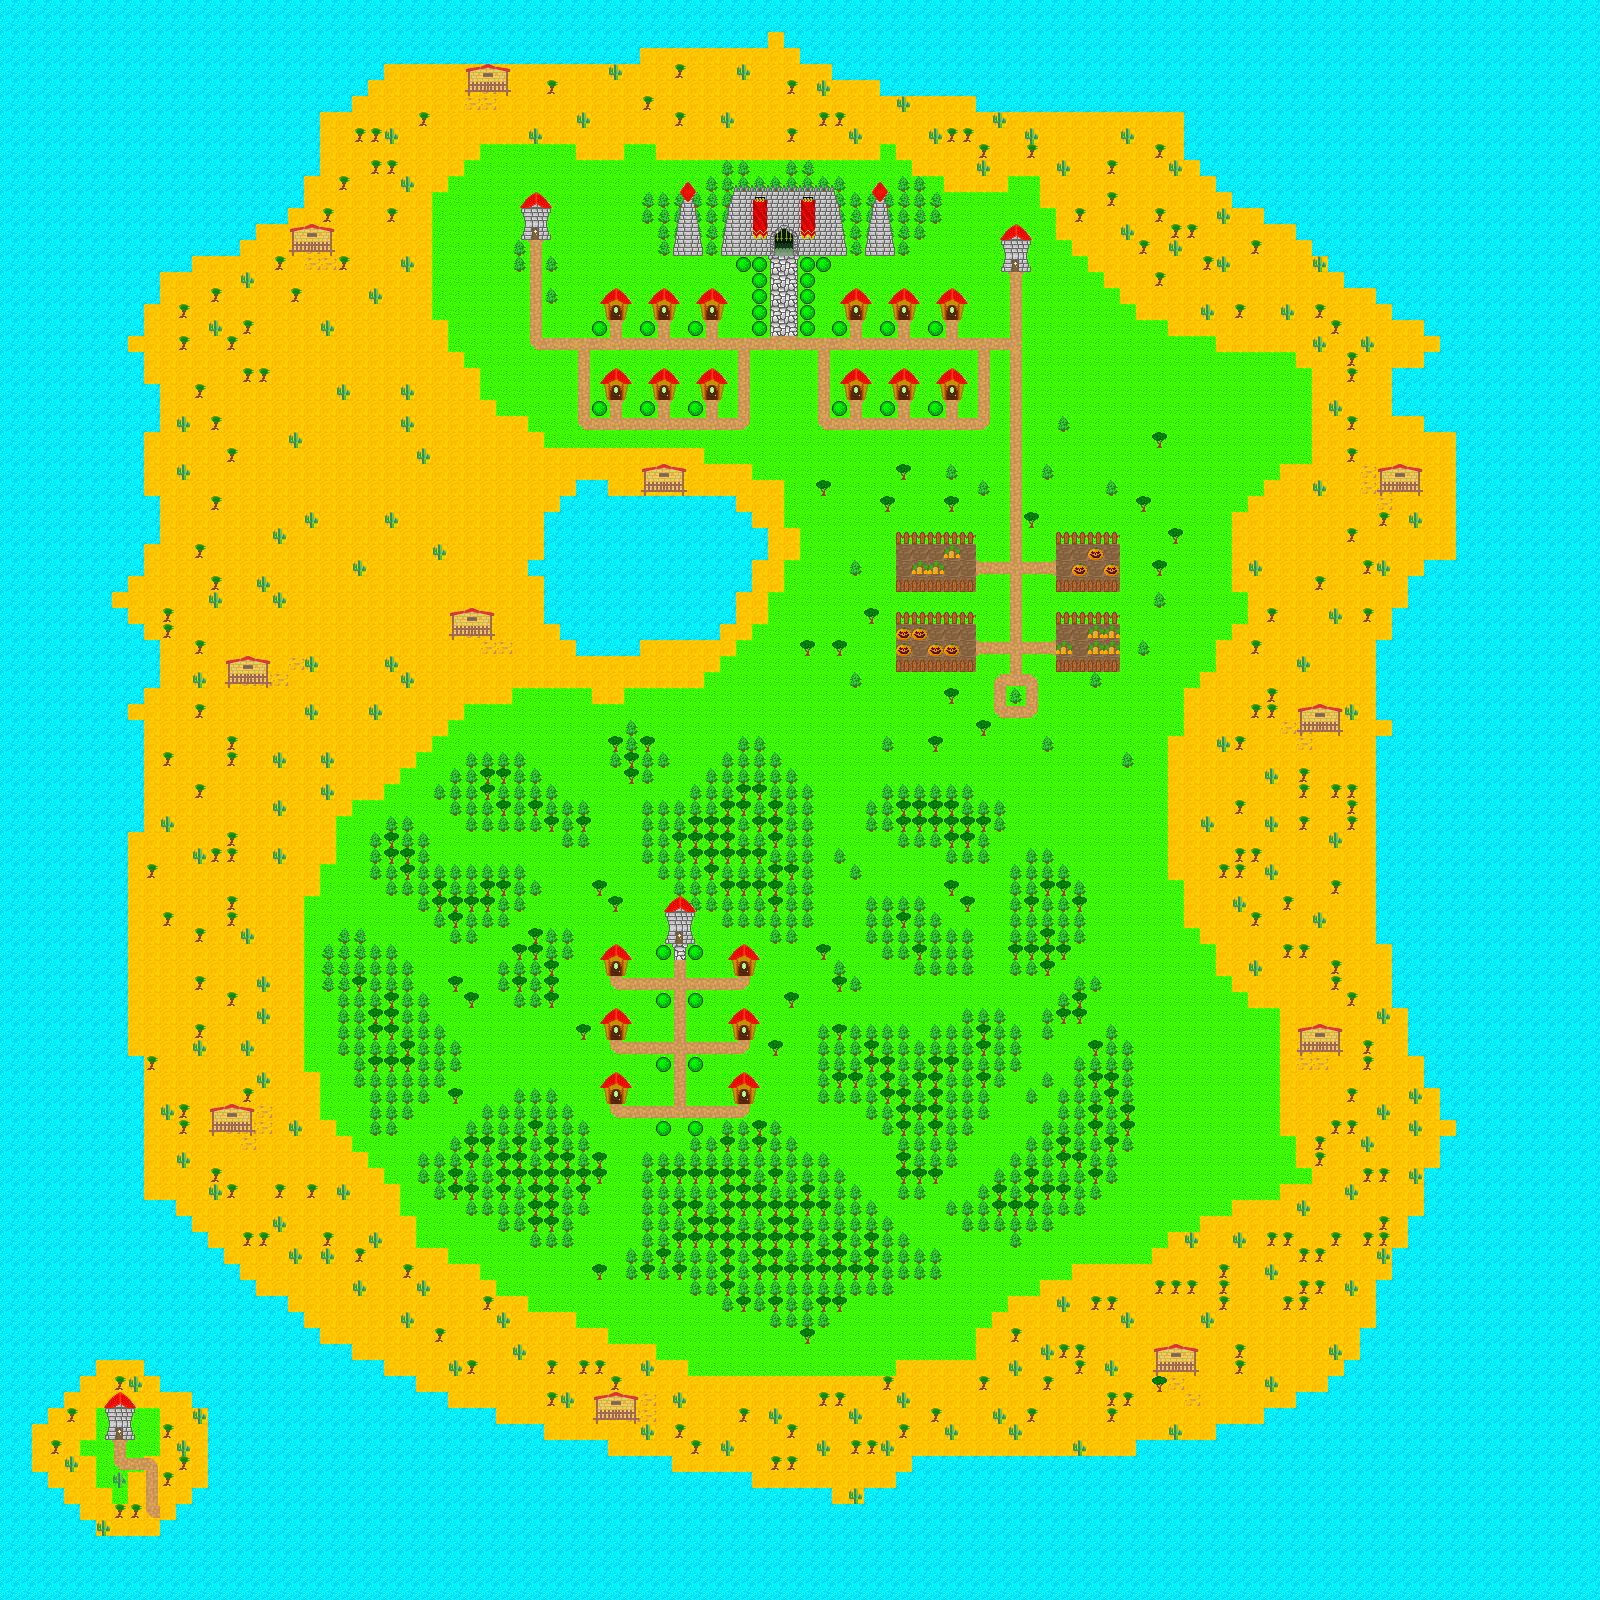

A level layout from a 2D game, rendered from its tile map. Below: a short description, then the map file with tile-grid data replaced by summaries:
An orthogonal 100x100 tile map with 16x16 px tiles, 4 tile layers (Ground, behind obj, Object, Roof).

<map version="1.2" tiledversion="1.2.5" orientation="orthogonal" renderorder="right-down" width="100" height="100" tilewidth="16" tileheight="16" infinite="0" nextlayerid="10" nextobjectid="1">
 <tileset firstgid="1" source="../tilesets/tileseta.tsx" />
 <layer id="7" name="Ground" width="100" height="100">
  <data>[10000 cells, 10000 non-empty, 4 distinct tile ids]</data>
 </layer>
 <layer id="9" name="behind obj" width="100" height="100">
  <data>[10000 cells, 773 non-empty, 15 distinct tile ids]</data>
 </layer>
 <layer id="5" name="Object" width="100" height="100">
  <data>[10000 cells, 1534 non-empty, 27 distinct tile ids]</data>
 </layer>
 <layer id="8" name="Roof" width="100" height="100">
  <data>[10000 cells, 170 non-empty, 27 distinct tile ids]</data>
 </layer>
</map>